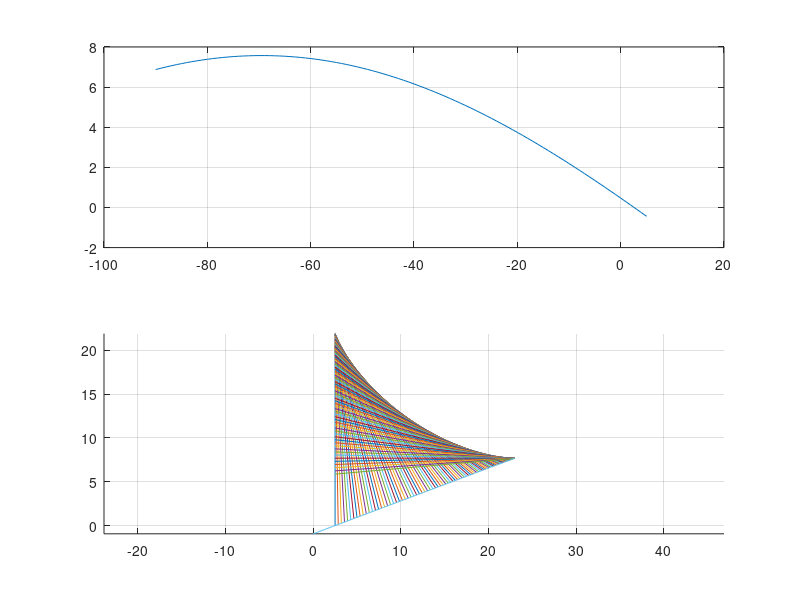
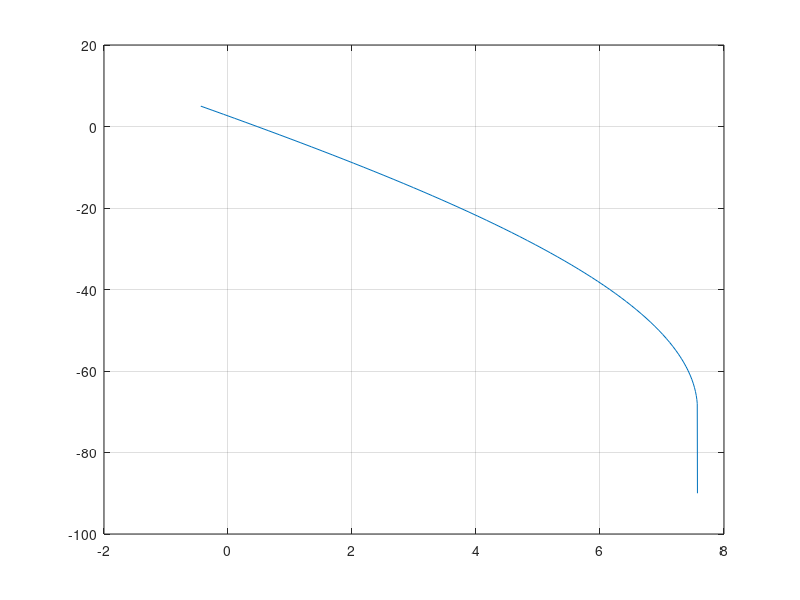

Source code (MATLAB) for these figures, in order:
clear angle_var height_var angle_var2 height_var2 x_avoid y_avoid x y

arm_length = 20.5;
arm_pivot_offset_x = 2.5;
arm_pivot_offset_y = 6.75;
m = 3/8;
b = -m*arm_pivot_offset_x;

angle_var = [-90:1:5]*pi/180;
height_var = zeros(size(angle_var));
x = zeros(size(angle_var));
y = zeros(size(angle_var));

for k = 1:length(angle_var)
    height_var(k) = arm_length*(m*cos(angle_var(k)) - sin(angle_var(k))) + (m*arm_pivot_offset_x - arm_pivot_offset_y) + b;
    x(k) = arm_length*cos(angle_var(k)) + arm_pivot_offset_x;
    y(k) = arm_length*sin(angle_var(k)) + height_var(k) + arm_pivot_offset_y;
end

x_avoid = [0:0.1:(arm_length+arm_pivot_offset_x)];
y_avoid = m*x_avoid+b;

figure(1), clf
subplot(2,1,1)
plot(angle_var*180/pi, height_var/2)
grid on

subplot(2,1,2)
hold on
for k = 1:length(angle_var)
    plot([arm_pivot_offset_x, x(k)],[height_var(k)+arm_pivot_offset_y, y(k)])
end
plot(x_avoid,y_avoid)
grid on
axis equal

% find index with maximum height value
index = find(ismember(height_var, max(height_var(:))));

% pull out values for angle vs. height lookup table
height_var2 = fliplr(height_var(index:end));
angle_var2 = fliplr(angle_var(index:end));
angle_var2(end) = -90*pi/180;  % set last point to -90 degrees

figure(2), clf
plot(height_var2/2, angle_var2*180/pi)
grid on



